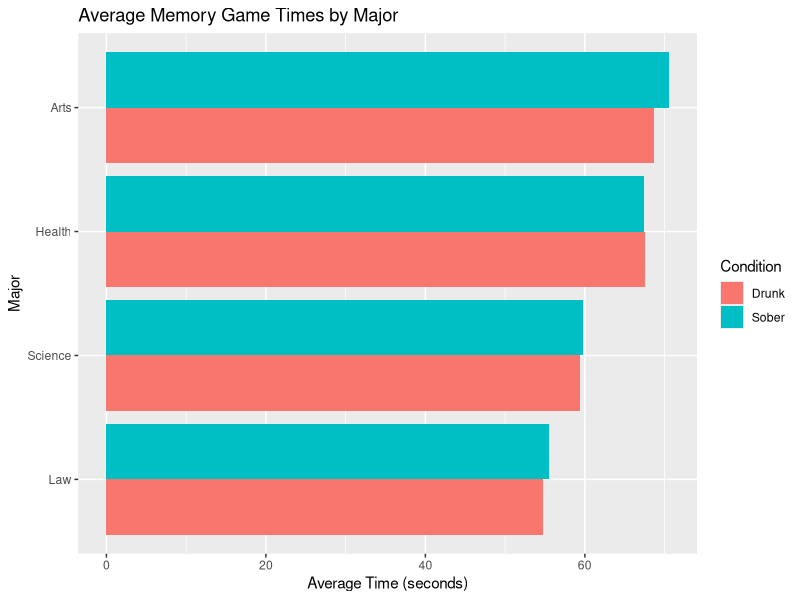
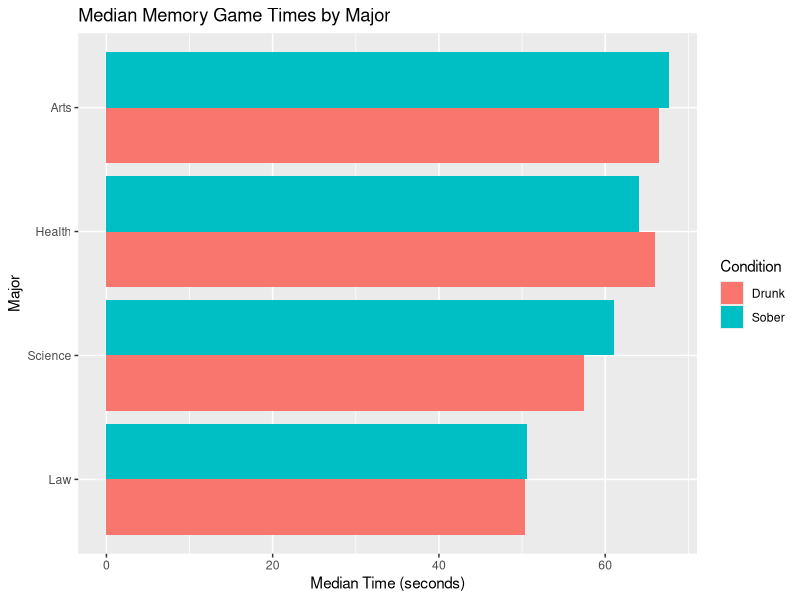
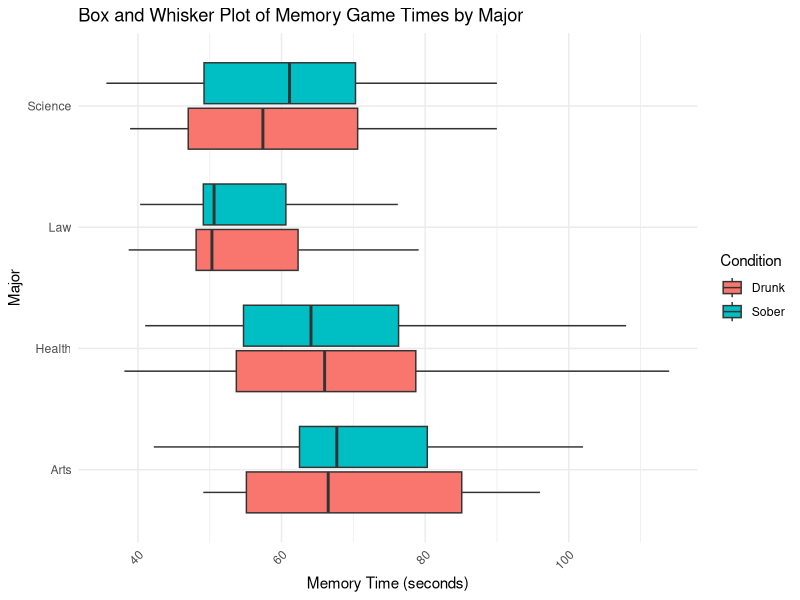
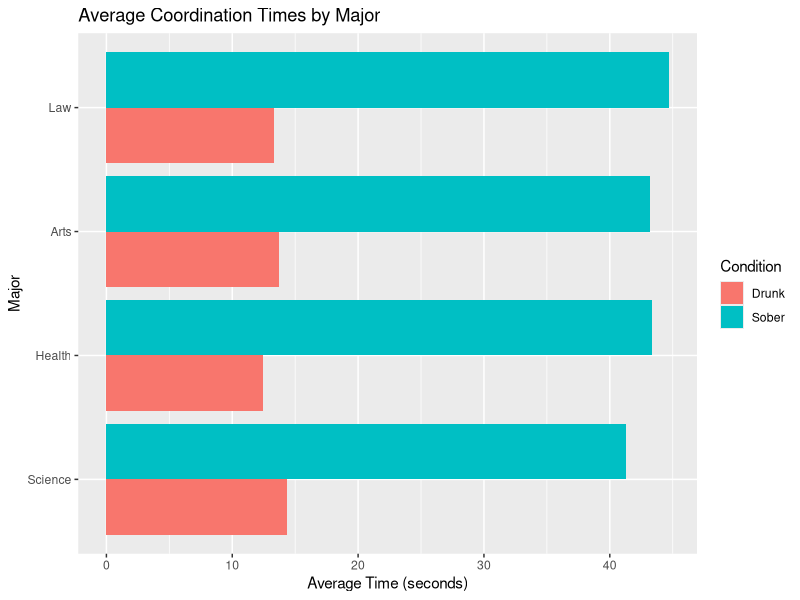
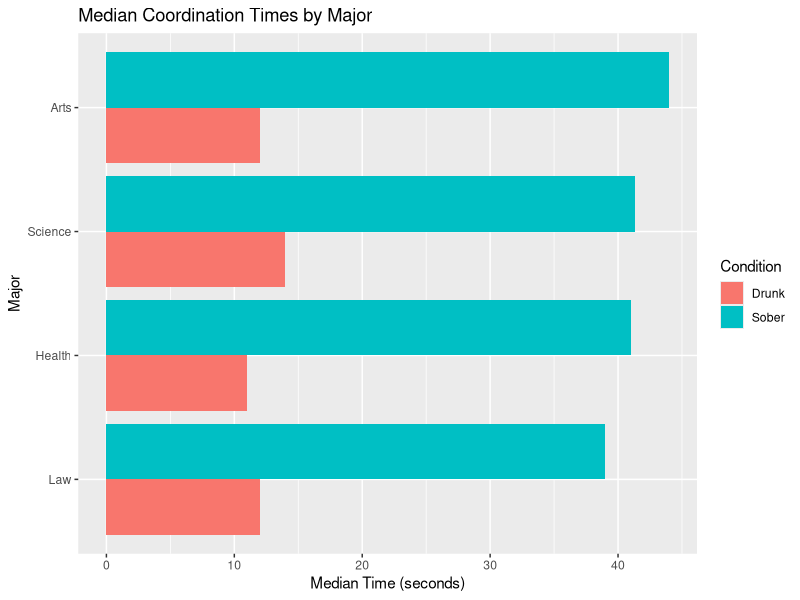
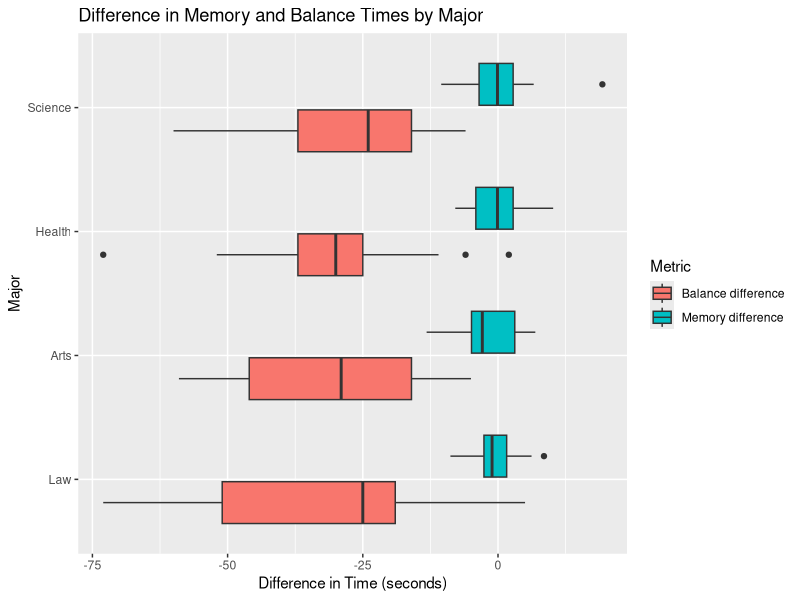

Recreate these plots in R, in order.
## ---- chunk 1
library(tidyverse)
library(rsample)
library(dplyr)

# TODO: Include any other packages you need
## ---- chunk 2
df <- read_csv(
  "./data/majorsvalcohol.csv", 
  skip = 1) %>%
  glimpse()

## ---- chunk 3
# Remove Notes column
df <- df %>% 
  select(-Notes)

# Remove rows with any NA values
df <- 
  na.omit(df)
df %>%
  glimpse()
## ---- chunk 4
df <- df %>%
  filter(`Major:` != "Agriculture")

df %>%
  distinct(`Major:`) %>%
  arrange(`Major:`) %>%
  pull(`Major:`)
## ---- chunk 5
# Rename for convenience (optional but helpful)
df_clean <- df %>%
  rename(
    Major = `Major:`,
    Memory_Sober = `Memory Game (seconds) - Sober`,
    Memory_Drunk = `Memory Game (seconds) - Drunk`,
    Balance_Sober = `Balance Test Eyes Closed (seconds) - Sober`,
    Balance_Drunk = `Balance Test Eyes Closed (seconds) - Drunk`,
    BAC_Sober = `BAC - Sober`,
    BAC_Drunk = `BAC - Drunk`
  )

df_long <- df_clean %>%
  pivot_longer(
    cols = c(Memory_Sober, Memory_Drunk,
             Balance_Sober, Balance_Drunk,
             BAC_Sober, BAC_Drunk),
    names_to = c("Metric", "Condition"),
    names_sep = "_",
    values_to = "Value"
  )

df_long
## ---- chunk 6
# Average Memory times sober v drunk across major
df_long %>%
  filter(Metric == "Memory") %>%
  group_by(Major, Condition) %>%
  summarise(Average_Time = mean(Value, na.rm = TRUE), .groups = "drop") %>%
  ggplot(aes(x = reorder(Major, Average_Time), y = Average_Time, fill = Condition)) +
  geom_col(position = "dodge") +
  coord_flip() +
  labs(title = "Average Memory Game Times by Major",
       x = "Major", y = "Average Time (seconds)")
## ---- chunk 7
# Median memory times across majors, sober vs drunk
df_long %>%
  filter(Metric == "Memory") %>%
  group_by(Major, Condition) %>%
  summarise(Median_Time = median(Value, na.rm = TRUE), .groups = "drop") %>%
  ggplot(aes(x = reorder(Major, Median_Time), y = Median_Time, fill = Condition)) +
  geom_col(position = "dodge") +
  coord_flip() +
  labs(title = "Median Memory Game Times by Major",
       x = "Major", y = "Median Time (seconds)")
## ---- chunk 8
# Box and whisker plot for memory times (sober vs. drunk)
df_long %>%
  filter(Metric == "Memory") %>%
  ggplot(aes(x = Major, y = Value, fill = Condition)) +
  geom_boxplot() +
  coord_flip() +  # Flip coordinates for better readability
  labs(title = "Box and Whisker Plot of Memory Game Times by Major",
       x = "Major", y = "Memory Time (seconds)") +
  theme_minimal() +
  theme(axis.text.x = element_text(angle = 45, hjust = 1))
## ---- chunk 9
# Pivot for balance coordination times (before and after drinking)
balance_long <- df_clean %>%
  pivot_longer(
    cols = c(Balance_Sober, Balance_Drunk),
    names_to = c("Metric", "Condition"),
    names_sep = "_",
    values_to = "Balance_Time"
  ) %>%
  filter(Metric == "Balance") 
## ---- chunk 10
# Average Coordination Times across majors, sober vs drunk
balance_long %>%
  group_by(Major, Condition) %>%
  summarise(Average_Time = mean(Balance_Time, na.rm = TRUE), .groups = "drop") %>%
  ggplot(aes(x = reorder(Major, Average_Time), y = Average_Time, fill = Condition)) +
  geom_col(position = "dodge") +
  coord_flip() +
  labs(title = "Average Coordination Times by Major",
       x = "Major", y = "Average Time (seconds)")
## ---- chunk 11
# Median Coordination Times across majors, sober vs drunk
balance_long %>%
  group_by(Major, Condition) %>%
  summarise(Median_Time = median(Balance_Time, na.rm = TRUE), .groups = "drop") %>%
  ggplot(aes(x = reorder(Major, Median_Time), y = Median_Time, fill = Condition)) +
  geom_col(position = "dodge") +
  coord_flip() +
  labs(title = "Median Coordination Times by Major",
       x = "Major", y = "Median Time (seconds)")
## ---- chunk 12
# Pivot the data to long format for Memory and Balance differences
df_diff_long <- df %>%
  pivot_longer(
    cols = c(`Memory difference`, `Balance difference`),
    names_to = "Metric",
    values_to = "Difference"
  ) 
df_diff_long
## ---- chunk 13
df_diff_long %>%
  ggplot(aes(x = reorder(`Major:`, Difference), y = Difference, fill = Metric)) +
  geom_boxplot() +
  coord_flip() +
  labs(title = "Difference in Memory and Balance Times by Major",
       x = "Major", y = "Difference in Time (seconds)")
